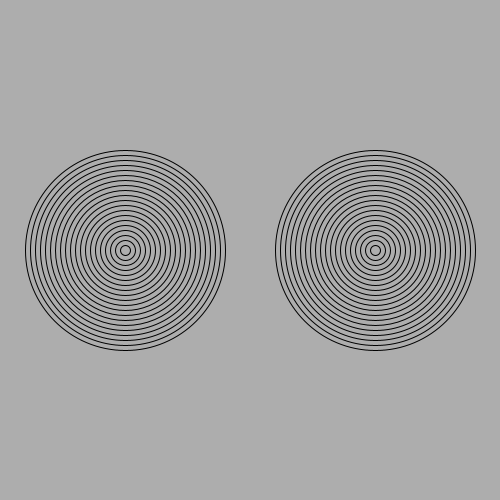
Frame 1 (no input)
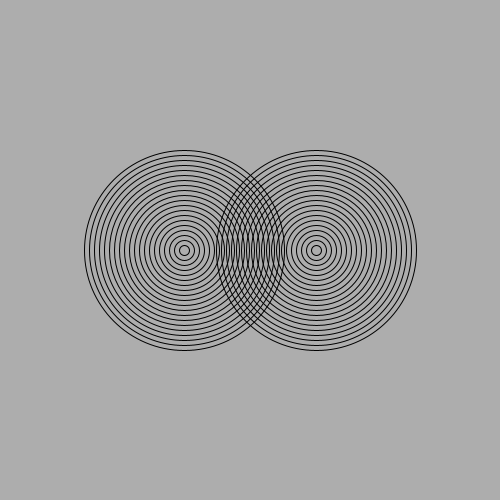
Frame 60 (the mouse pressed at the canvas centre just before this capture)
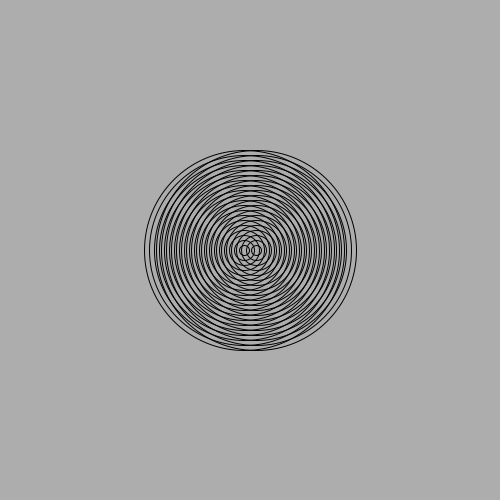
Frame 120 (the mouse held since frame 60 and released just before this capture)

The Processing sketch that drew these frames (run headless with seeded random() and noise(); from frame 60 on, the mouse is pressed at the canvas centre):

// Processing sketch: Amazing_Rings
// ── Amazing_Rings.pde
int X1 = 125;
int X2 = 375;
void setup(){
  size (500,500);
}
void draw(){
  background(#ADADAD);
  noFill();
  for (int i = 20; i > 0; i--){
ellipse (X1, 250, i*10, i*10);
}
for (int x = 20; x > 0; x--){
ellipse (X2, 250, x*10, x*10); 
}
X1 = X1 + 1;
X2 = X2 - 1;
if (X1 == 500){
X1 = 125;  
}
if (X2 == 0){
X2 = 375;
}
}
